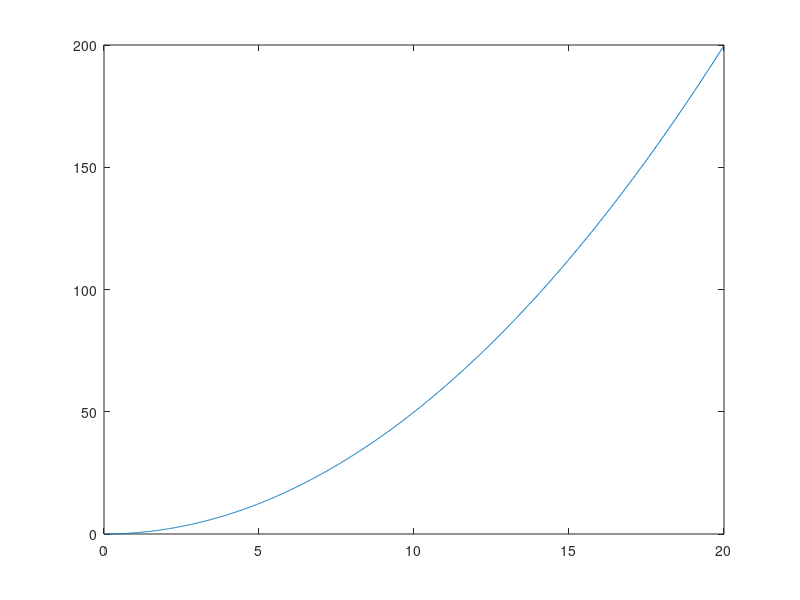

This chart was generated by the following MATLAB code:
x0 = 0;
y0 = 0;
t0 = 0;
h = 0.02;
tf = 20;
func1 = @(t, x, y) y;
func2 = @(t, x, y) sin(t) + 3*x - 2*y;
N = round((tf-t0)/h);

ya = zeros(1,N); xa = zeros(1,N); ta = zeros(1,N);

xa(1) = x0; ya(1) = y0; ta(1) = t0;

for i = 1:N-1
	xi = xa(i); yi = ya(i); ti = ta(i);
	klx = feval(func1, xi, yi, ti);
	kly = feval(func2, xi, yi, ti);
	
	phix = klx;
	phiy = kly;
	
	ya(i+1) = yi + h*phiy;
	xa(i+1) = xi + h*phix;
	ta(i+1) = ti + h;
end

figure;
plot(ta, xa);